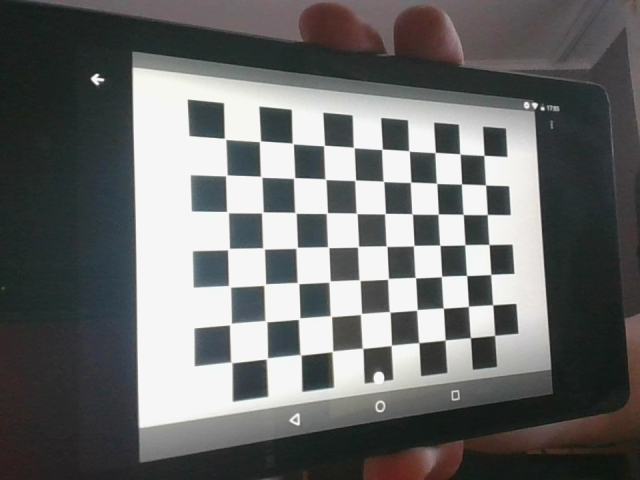
#> input picture Subjects/산업-컴퓨터비전-실제/연습코드/images/pinhole_calib/img_04.png, 640 x 480 px, found by its file name; its folder holds 4 pictures in this run
$ python Practice11-1.py
#> lines starting #> are read from the running program, lines starting #| are printed output that depends on the picture
import cv2
import numpy as np
import os

pattern_size = (10,7)
samples = []
file_list = os.listdir('./pinhole_calib')
img_file_list = [file for file in file_list if file.startswith('img')]

for filename in img_file_list:

    frame = cv2.imread(os.path.join('./pinhole_calib', filename))
#> frame is the input picture: shape (480, 640, 3); mean B, G, R 107.9, 108.4, 107.3
    res, corners = cv2.findChessboardCorners(frame, pattern_size)
#> res = True; corners = 70 rows, first 8: [224.2, 138.1], [260, 141.2], [292.6, 143.4], [324.2, 145.4], [353.9, 147.6], [382.1, 149.2], [409, 151], [435.3, 152.4]

    img_show = np.copy(frame)
    cv2.drawChessboardCorners(img_show, pattern_size, corners, res)
    cv2.putText(img_show, 'Sample captured : %d' % len(samples), (0,40), cv2.FONT_HERSHEY_SIMPLEX, 1.0, (0,255,0), 2)
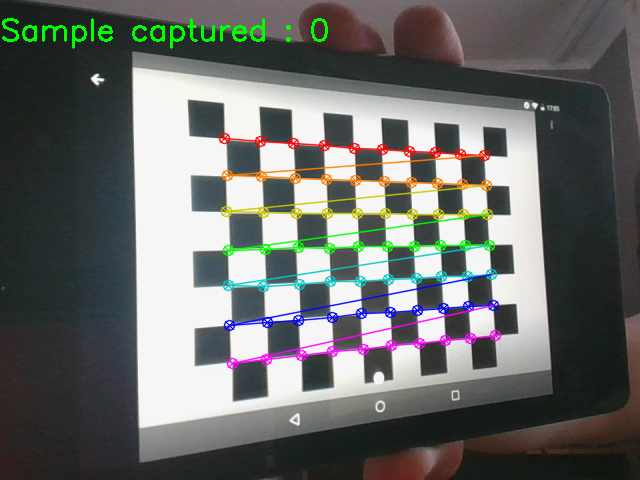
#> img_show: shape (480, 640, 3); mean B, G, R 105.6, 108.1, 105.8

    cv2.imshow('chessboard', img_show)

    wait_time = 0 if res else 30
#> wait_time = 0
    k = cv2.waitKey(wait_time)
#> (key Esc is pressed here)

    if k == ord('s') and res:
        samples.append((cv2.cvtColor(frame, cv2.COLOR_BGR2GRAY), corners))
    elif k == 27:
        break

cv2.destroyAllWindows()

criteria = (cv2.TERM_CRITERIA_EPS + cv2.TERM_CRITERIA_MAX_ITER, 30, 1e-3)

for i in range(len(samples)):
    img, corners = samples[i]
    corners = cv2.cornerSubPix(img, corners, (10,10), (-1,-1), criteria)

pattern_points = np.zeros((np.prod(pattern_size), 3), np.float32)
pattern_points[:,:2] = np.indices(pattern_size).T.reshape(-1,2)

#> (the run stopped early here; a loop or call above may not have finished)

$ run again, on Subjects/산업-컴퓨터비전-실제/연습코드/images/pinhole_calib/img_18.png
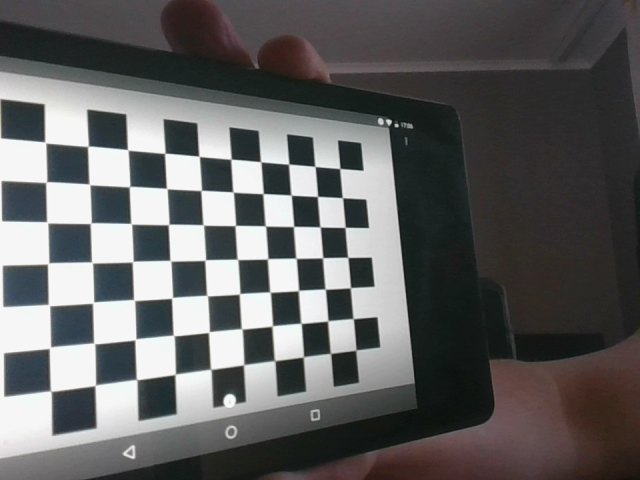
#> input picture Subjects/산업-컴퓨터비전-실제/연습코드/images/pinhole_calib/img_18.png, 640 x 480 px, found by its file name
#> frame is the input picture: shape (480, 640, 3); mean B, G, R 96.6, 96.7, 96.9
#> res = True; corners = 70 rows, first 8: [45.29, 142.5], [88.14, 146.2], [127.9, 150], [164.7, 153.3], [198.9, 156.2], [231, 159.2], [260.7, 161.7], [288.7, 164]
#> `cv2.putText(img_show, 'Sample captured : %d' % len(samples), (0,40), c..`:
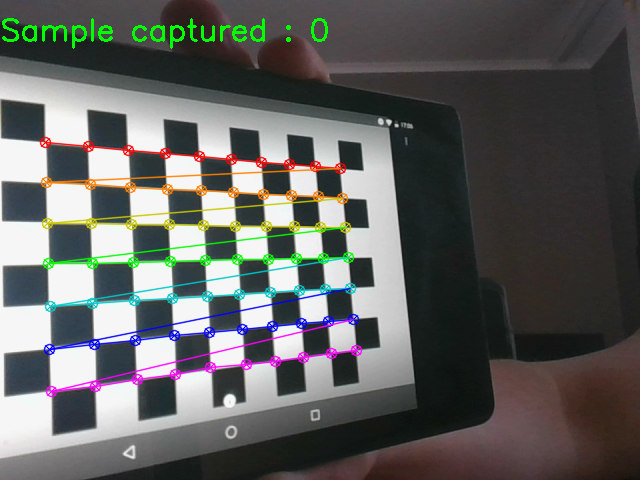
#> img_show: shape (480, 640, 3); mean B, G, R 94.4, 96.5, 95.5
#> wait_time = 0

$ run again, on Subjects/산업-컴퓨터비전-실제/연습코드/images/pinhole_calib/img_21.png
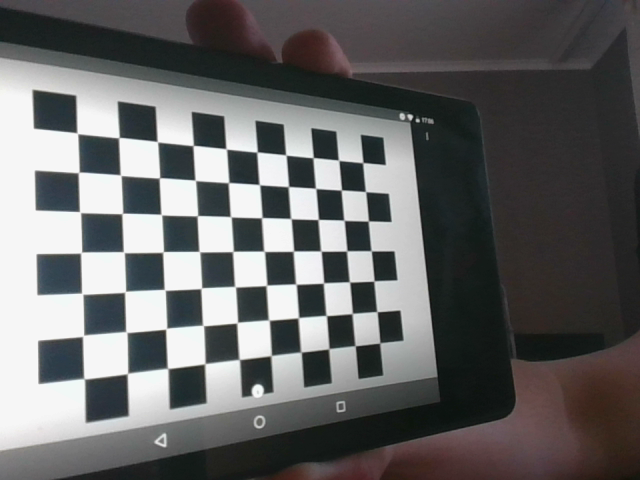
#> input picture Subjects/산업-컴퓨터비전-실제/연습코드/images/pinhole_calib/img_21.png, 640 x 480 px, found by its file name
#> frame is the input picture: shape (480, 640, 3); mean B, G, R 101.6, 101.6, 101.5
#> res = True; corners = 70 rows, first 8: [77.52, 133.5], [119, 137.5], [157.3, 141.6], [193.1, 145.5], [226.2, 148.9], [257, 152], [285.9, 155], [313.3, 157.5]
#> `cv2.putText(img_show, 'Sample captured : %d' % len(samples), (0,40), c..`:
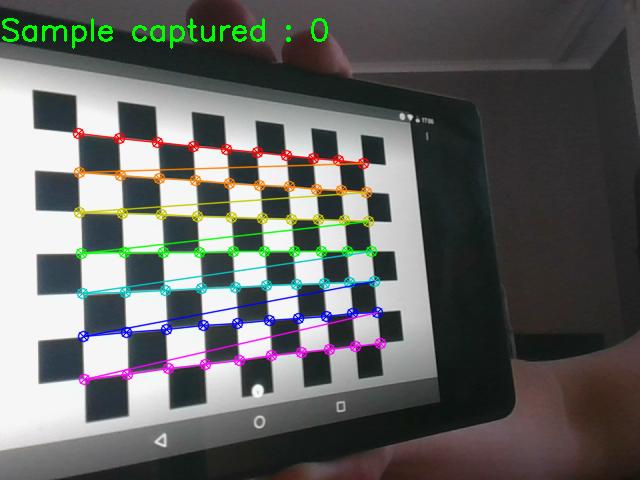
#> img_show: shape (480, 640, 3); mean B, G, R 99.6, 101.6, 100.3
#> wait_time = 0

$ run again, on Subjects/산업-컴퓨터비전-실제/연습코드/images/pinhole_calib/img_23.png
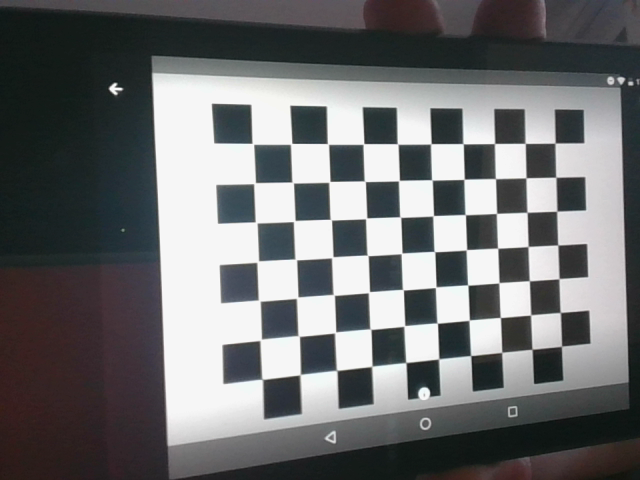
#> input picture Subjects/산업-컴퓨터비전-실제/연습코드/images/pinhole_calib/img_23.png, 640 x 480 px, found by its file name
#> frame is the input picture: shape (480, 640, 3); mean B, G, R 112, 110.9, 109.8
#> res = True; corners = 70 rows, first 8: [253, 143.9], [291.7, 143.3], [327.9, 144], [363.7, 143.7], [397.6, 143.9], [431, 143.7], [463, 143.6], [494.6, 143.5]
#> `cv2.putText(img_show, 'Sample captured : %d' % len(samples), (0,40), c..`:
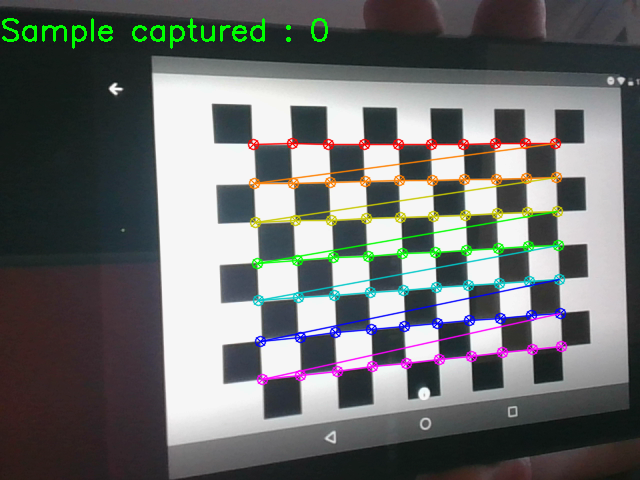
#> img_show: shape (480, 640, 3); mean B, G, R 109.9, 110.9, 108.6
#> wait_time = 0
